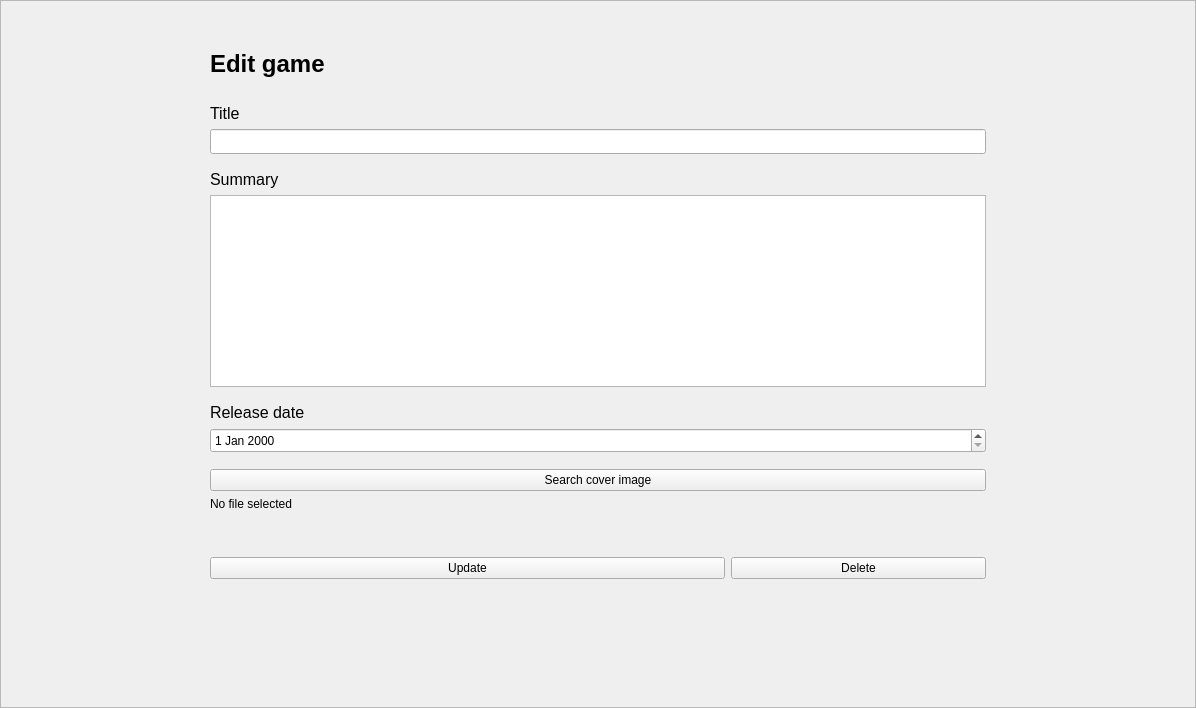
<?xml version="1.0" encoding="UTF-8"?>
<ui version="4.0">
 <class>EditGameForm</class>
 <widget class="QWidget" name="EditGameForm">
  <property name="geometry">
   <rect>
    <x>0</x>
    <y>0</y>
    <width>1196</width>
    <height>708</height>
   </rect>
  </property>
  <property name="windowTitle">
   <string>Form</string>
  </property>
  <property name="styleSheet">
   <string notr="true"/>
  </property>
  <layout class="QGridLayout" name="gridLayout">
   <property name="leftMargin">
    <number>0</number>
   </property>
   <property name="topMargin">
    <number>0</number>
   </property>
   <property name="rightMargin">
    <number>0</number>
   </property>
   <property name="bottomMargin">
    <number>0</number>
   </property>
   <item row="0" column="0">
    <widget class="QScrollArea" name="scrollArea">
     <property name="widgetResizable">
      <bool>true</bool>
     </property>
     <property name="class" stdset="0">
      <string>transparentFrame</string>
     </property>
     <widget class="QWidget" name="scrollAreaWidgetContents">
      <property name="geometry">
       <rect>
        <x>0</x>
        <y>0</y>
        <width>1194</width>
        <height>706</height>
       </rect>
      </property>
      <layout class="QGridLayout" name="gridLayout_3">
       <item row="14" column="1" colspan="3">
        <spacer name="verticalSpacer_6">
         <property name="orientation">
          <enum>Qt::Vertical</enum>
         </property>
         <property name="sizeType">
          <enum>QSizePolicy::Fixed</enum>
         </property>
         <property name="sizeHint" stdset="0">
          <size>
           <width>20</width>
           <height>10</height>
          </size>
         </property>
        </spacer>
       </item>
       <item row="16" column="4">
        <spacer name="horizontalSpacer_3">
         <property name="orientation">
          <enum>Qt::Horizontal</enum>
         </property>
         <property name="sizeType">
          <enum>QSizePolicy::Preferred</enum>
         </property>
         <property name="sizeHint" stdset="0">
          <size>
           <width>200</width>
           <height>20</height>
          </size>
         </property>
        </spacer>
       </item>
       <item row="24" column="1" colspan="3">
        <widget class="QLabel" name="lb_coverPrev">
         <property name="sizePolicy">
          <sizepolicy hsizetype="Expanding" vsizetype="Preferred">
           <horstretch>0</horstretch>
           <verstretch>0</verstretch>
          </sizepolicy>
         </property>
         <property name="maximumSize">
          <size>
           <width>16777215</width>
           <height>150</height>
          </size>
         </property>
         <property name="text">
          <string/>
         </property>
        </widget>
       </item>
       <item row="23" column="1" colspan="3">
        <widget class="QLabel" name="lb_coverPath">
         <property name="sizePolicy">
          <sizepolicy hsizetype="Expanding" vsizetype="Preferred">
           <horstretch>0</horstretch>
           <verstretch>0</verstretch>
          </sizepolicy>
         </property>
         <property name="text">
          <string>No file selected</string>
         </property>
        </widget>
       </item>
       <item row="11" column="1" colspan="3">
        <spacer name="verticalSpacer_5">
         <property name="orientation">
          <enum>Qt::Vertical</enum>
         </property>
         <property name="sizeType">
          <enum>QSizePolicy::Fixed</enum>
         </property>
         <property name="sizeHint" stdset="0">
          <size>
           <width>20</width>
           <height>20</height>
          </size>
         </property>
        </spacer>
       </item>
       <item row="10" column="1" colspan="3">
        <widget class="QLabel" name="label">
         <property name="sizePolicy">
          <sizepolicy hsizetype="Expanding" vsizetype="Preferred">
           <horstretch>0</horstretch>
           <verstretch>0</verstretch>
          </sizepolicy>
         </property>
         <property name="font">
          <font>
           <pointsize>18</pointsize>
           <weight>75</weight>
           <bold>true</bold>
          </font>
         </property>
         <property name="text">
          <string>Edit game</string>
         </property>
         <property name="class" stdset="0">
          <string>formTitle</string>
         </property>
        </widget>
       </item>
       <item row="19" column="0">
        <spacer name="horizontalSpacer_2">
         <property name="orientation">
          <enum>Qt::Horizontal</enum>
         </property>
         <property name="sizeType">
          <enum>QSizePolicy::Preferred</enum>
         </property>
         <property name="sizeHint" stdset="0">
          <size>
           <width>200</width>
           <height>20</height>
          </size>
         </property>
        </spacer>
       </item>
       <item row="22" column="1" colspan="3">
        <widget class="QPushButton" name="bt_searchCover">
         <property name="sizePolicy">
          <sizepolicy hsizetype="Preferred" vsizetype="Preferred">
           <horstretch>0</horstretch>
           <verstretch>0</verstretch>
          </sizepolicy>
         </property>
         <property name="minimumSize">
          <size>
           <width>150</width>
           <height>0</height>
          </size>
         </property>
         <property name="text">
          <string>Search cover image</string>
         </property>
         <property name="class" stdset="0">
          <string>labelButtonForm</string>
         </property>
        </widget>
       </item>
       <item row="25" column="1" colspan="3">
        <widget class="QLabel" name="lb_coverMsg">
         <property name="sizePolicy">
          <sizepolicy hsizetype="Expanding" vsizetype="Preferred">
           <horstretch>0</horstretch>
           <verstretch>0</verstretch>
          </sizepolicy>
         </property>
         <property name="text">
          <string/>
         </property>
        </widget>
       </item>
       <item row="16" column="1" colspan="3">
        <widget class="QTextEdit" name="te_summary">
         <property name="sizePolicy">
          <sizepolicy hsizetype="Expanding" vsizetype="Preferred">
           <horstretch>0</horstretch>
           <verstretch>0</verstretch>
          </sizepolicy>
         </property>
         <property name="layoutDirection">
          <enum>Qt::RightToLeft</enum>
         </property>
         <property name="class" stdset="0">
          <string>formLineEdit</string>
         </property>
        </widget>
       </item>
       <item row="13" column="1" colspan="3">
        <widget class="QLineEdit" name="le_title">
         <property name="sizePolicy">
          <sizepolicy hsizetype="Expanding" vsizetype="Preferred">
           <horstretch>0</horstretch>
           <verstretch>0</verstretch>
          </sizepolicy>
         </property>
         <property name="minimumSize">
          <size>
           <width>0</width>
           <height>25</height>
          </size>
         </property>
         <property name="layoutDirection">
          <enum>Qt::RightToLeft</enum>
         </property>
         <property name="class" stdset="0">
          <string>formLineEdit</string>
         </property>
        </widget>
       </item>
       <item row="2" column="1" colspan="3">
        <spacer name="verticalSpacer_2">
         <property name="orientation">
          <enum>Qt::Vertical</enum>
         </property>
         <property name="sizeType">
          <enum>QSizePolicy::Fixed</enum>
         </property>
         <property name="sizeHint" stdset="0">
          <size>
           <width>20</width>
           <height>40</height>
          </size>
         </property>
        </spacer>
       </item>
       <item row="17" column="1" colspan="3">
        <spacer name="verticalSpacer_3">
         <property name="orientation">
          <enum>Qt::Vertical</enum>
         </property>
         <property name="sizeType">
          <enum>QSizePolicy::Fixed</enum>
         </property>
         <property name="sizeHint" stdset="0">
          <size>
           <width>20</width>
           <height>10</height>
          </size>
         </property>
        </spacer>
       </item>
       <item row="19" column="1" colspan="3">
        <widget class="QDateEdit" name="de_releaseDate">
         <property name="sizePolicy">
          <sizepolicy hsizetype="Expanding" vsizetype="Preferred">
           <horstretch>0</horstretch>
           <verstretch>0</verstretch>
          </sizepolicy>
         </property>
         <property name="minimumSize">
          <size>
           <width>0</width>
           <height>25</height>
          </size>
         </property>
         <property name="class" stdset="0">
          <string>formLineEdit</string>
         </property>
        </widget>
       </item>
       <item row="12" column="1" colspan="3">
        <widget class="QLabel" name="lb_title">
         <property name="font">
          <font>
           <pointsize>12</pointsize>
          </font>
         </property>
         <property name="text">
          <string>Title</string>
         </property>
         <property name="class" stdset="0">
          <string>formLabel</string>
         </property>
        </widget>
       </item>
       <item row="20" column="1" colspan="3">
        <spacer name="verticalSpacer_4">
         <property name="orientation">
          <enum>Qt::Vertical</enum>
         </property>
         <property name="sizeType">
          <enum>QSizePolicy::Fixed</enum>
         </property>
         <property name="sizeHint" stdset="0">
          <size>
           <width>20</width>
           <height>10</height>
          </size>
         </property>
        </spacer>
       </item>
       <item row="29" column="1" colspan="3">
        <spacer name="verticalSpacer">
         <property name="orientation">
          <enum>Qt::Vertical</enum>
         </property>
         <property name="sizeHint" stdset="0">
          <size>
           <width>20</width>
           <height>40</height>
          </size>
         </property>
        </spacer>
       </item>
       <item row="15" column="1" colspan="3">
        <widget class="QLabel" name="lb_summary">
         <property name="sizePolicy">
          <sizepolicy hsizetype="Preferred" vsizetype="Preferred">
           <horstretch>0</horstretch>
           <verstretch>0</verstretch>
          </sizepolicy>
         </property>
         <property name="font">
          <font>
           <pointsize>12</pointsize>
          </font>
         </property>
         <property name="text">
          <string>Summary</string>
         </property>
         <property name="alignment">
          <set>Qt::AlignLeading|Qt::AlignLeft|Qt::AlignTop</set>
         </property>
         <property name="class" stdset="0">
          <string>formLabel</string>
         </property>
        </widget>
       </item>
       <item row="18" column="1" colspan="3">
        <widget class="QLabel" name="lb_releaseDate">
         <property name="font">
          <font>
           <pointsize>12</pointsize>
          </font>
         </property>
         <property name="text">
          <string>Release date</string>
         </property>
         <property name="class" stdset="0">
          <string>formLabel</string>
         </property>
        </widget>
       </item>
       <item row="28" column="1" colspan="2">
        <widget class="QPushButton" name="bt_update">
         <property name="sizePolicy">
          <sizepolicy hsizetype="Preferred" vsizetype="Fixed">
           <horstretch>0</horstretch>
           <verstretch>0</verstretch>
          </sizepolicy>
         </property>
         <property name="minimumSize">
          <size>
           <width>0</width>
           <height>0</height>
          </size>
         </property>
         <property name="text">
          <string>Update</string>
         </property>
         <property name="class" stdset="0">
          <string>formButton</string>
         </property>
        </widget>
       </item>
       <item row="28" column="3">
        <widget class="QPushButton" name="bt_delete">
         <property name="sizePolicy">
          <sizepolicy hsizetype="Preferred" vsizetype="Fixed">
           <horstretch>0</horstretch>
           <verstretch>0</verstretch>
          </sizepolicy>
         </property>
         <property name="text">
          <string>Delete</string>
         </property>
         <property name="class" stdset="0">
          <string>formDeleteButton</string>
         </property>
        </widget>
       </item>
      </layout>
     </widget>
    </widget>
   </item>
  </layout>
 </widget>
 <resources/>
 <connections/>
</ui>
